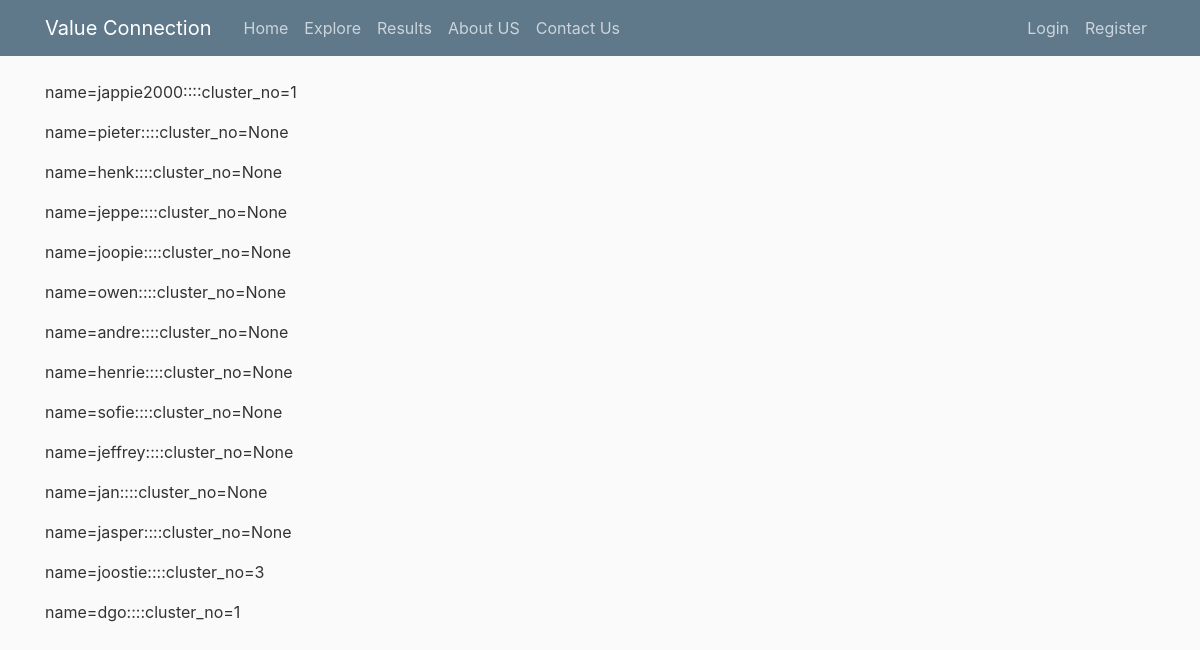
The app's page /results with its own data.
### vcwebsite/models.py (models this page shows, shortened)
class User(db.Model, UserMixin):
    id = db.Column(db.Integer, primary_key=True)
    username = db.Column(db.String(20), unique=True, nullable=False)
    email = db.Column(db.String(120), unique=True, nullable=False)
    password = db.Column(db.String(60), nullable=False)
    cluster = db.Column(db.Integer, nullable=True)
    datapoint1 = db.Column(db.Float, nullable=True)
    datapoint2 = db.Column(db.Float, nullable=True)
    datapoint3 = db.Column(db.Float, nullable=True)

### vcwebsite/routes.py (the view)
@app.route("/results")
def results():
    query = db.session.execute("SELECT user.username, user.cluster FROM User")
    data = query.fetchall()
    return render_template("results.html", data=data)

### vcwebsite/templates/results.html
{% extends "layout.html" %}
{% block content %}
    {% for row in data %}
        <p>name={{row[0]}}::::cluster_no={{row[1]}}</p>
    {% endfor %}
{% endblock content %}

### vcwebsite/templates/layout.html (shortened to what this page needs)
<!DOCTYPE html>
<html>
<head>
    <link rel="stylesheet" href="https://maxcdn.bootstrapcdn.com/bootstrap/4.0.0/css/bootstrap.min.css">
    <link rel="stylesheet" type="text/css" href="{{ url_for('static', filename='main.css') }}">
</head>
<body>
    <header class="site-header">
        <nav class="navbar navbar-expand-md navbar-dark bg-steel fixed-top">
            <div class="container">
                <a class="navbar-brand mr-4" href="/">Value Connection</a>
                <div class="collapse navbar-collapse" id="navbarToggle">
                    <div class="navbar-nav mr-auto">
                        <a class="nav-item nav-link" href="{{ url_for('home') }}">Home</a>
                        <a class="nav-item nav-link" href="{{ url_for('explore') }}">Explore</a>
                        <a class="nav-item nav-link" href="{{ url_for('results') }}">Results</a>
                        <a class="nav-item nav-link" href="{{ url_for('about') }}">About US</a>
                        <a class="nav-item nav-link" href="{{ url_for('contact') }}">Contact Us</a>
                    </div>
                    <div class="navbar-nav">
                        {% if current_user.is_authenticated %}
                            <a class="nav-itm nav-link" href="{{ url_for('account') }}">Account</a>
                            <a class="nav-itm nav-link" href="{{ url_for('logout') }}">Logout</a>
                        {% else %}
                            <a class="nav-itm nav-link" href="{{ url_for('login') }}">Login</a>
                            <a class="nav-itm nav-link" href="{{ url_for('register') }}">Register</a>
                        {% endif %}
                    </div>
                </div>
            </div>
        </nav>
    </header>
    <main role="main" class="container">
        <div class="row">
          <div class="col-md-8">
            {% block content %}{% endblock %}
          </div>
        </div>
      </main>
</body>
</html>

### vcwebsite/static/main.css (style rules this page uses)
body { background: #fafafa; color: #333333; margin-top: 5rem; }
.bg-steel { background-color: #5f788a; }
.site-header .navbar-nav .nav-link { color: #cbd5db; }

### records on screen
User: username "jappie2000", cluster "1"
User: username "pieter", row "None"
User: username "henk", row "None"
User: username "jeppe", row "None"
User: username "joopie", row "None"
User: username "owen", row "None"
User: username "andre", row "None"
User: username "henrie", row "None"
User: username "sofie", row "None"
User: username "jeffrey", row "None"
User: username "jan", row "None"
User: username "jasper", row "None"
User: username "joostie", cluster "3"
User: username "dgo", cluster "1"
